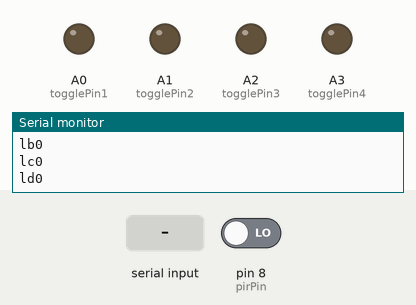
The sketch below on a simulated Arduino Uno, built with avr-gcc and run on an emulated ATmega328P. Shown: output pins drawn as LEDs (lit = HIGH), the last lines printed to the serial monitor. The test bench sets the inputs (shaded band); at power-on: pin 8 (pirPin) LOW.

Above: at 1.2 s.
1.3 s: "2" received over Serial
At 2.4 s:
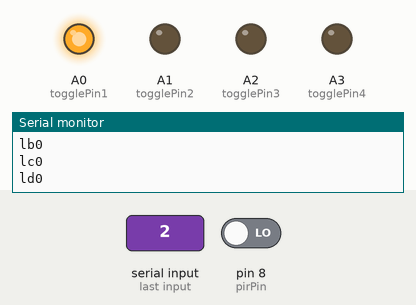
3.5 s: "4" received over Serial
At 4.5 s:
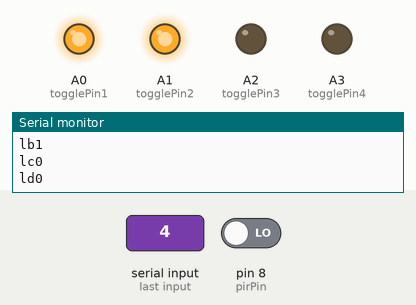
5.5 s: "6" received over Serial
At 6.6 s:
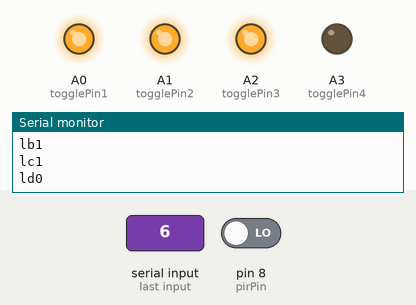
7.5 s: "8" received over Serial
At 9.2 s:
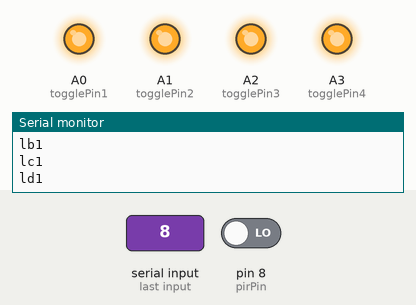
9.5 s: "1" received over Serial
At 11.2 s:
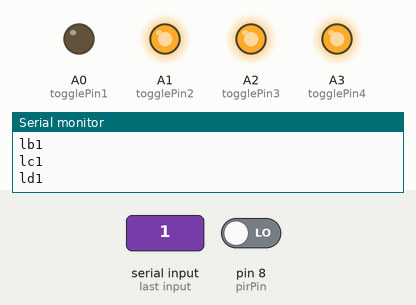
11.5 s: "3" received over Serial
At 13.3 s:
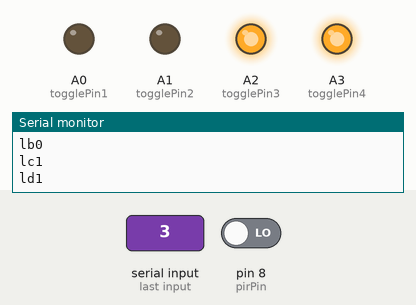
Timing chart, 0 to 14.5 s (numbered marks = the images above; inputs shaded):
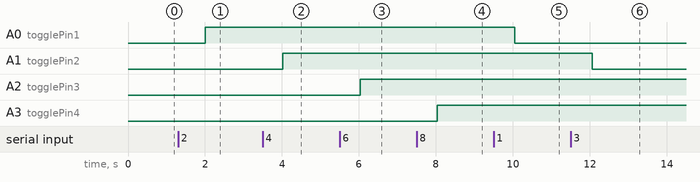

The sketch:

ledcontrol.ino
```cpp
//LED Control on/off
int togglePin1 = A0;
int togglePin2 = A1;
int togglePin3 = A2;
int togglePin4 = A3;
char dataIn;
int previousState1 = 0;
int previousState2 = 0;
int previousState3 = 0;
int previousState4 = 0;

//PIR Sensor
int pirPin = 8;
int minSecsBetweenEmails = 10; // 1 min
long lastSend = -minSecsBetweenEmails * 1000l;

void setup() {
  // initiate serial communication:
  Serial.begin(9600);
  pinMode(togglePin1, OUTPUT);
  pinMode(togglePin2, OUTPUT);
  pinMode(togglePin3, OUTPUT);
  pinMode(togglePin4, OUTPUT);
  pinMode(pirPin, INPUT);
}

void loop() {
//------------PIR SENSOR SETTING--------------------------------------------
long now = millis();
  if (digitalRead(pirPin) == HIGH)
  {
    if (now > (lastSend + minSecsBetweenEmails * 1000l))
    {
      Serial.println("mail");
      lastSend = now;
    }
    else
    {
      Serial.println("tunda");
    }
    delay(5000);
  }
  //delay(5000);


//-------------LED TOGGLE SETTING--------------------------------------------------------------------------------------
  // MENERIMA data dari node dan menuliskan ke dalam string
  if (Serial.available() > 0){
    dataIn = Serial.read();
    Serial.flush();
    if (dataIn == '1'){
      digitalWrite(togglePin1, LOW);
      delay(10);
    }

    else if (dataIn == '2'){
      digitalWrite(togglePin1, HIGH);
      delay(10);
    }

    else if (dataIn == '4'){
      digitalWrite(togglePin2, HIGH);
      delay(10);
    }

    else if (dataIn == '3'){
      digitalWrite(togglePin2, LOW);
      //delay(10);
    }

    else if (dataIn == '6'){
      digitalWrite(togglePin3, HIGH);
     // delay(10);
    }

    else if (dataIn == '5'){
      digitalWrite(togglePin3, LOW);
      //delay(10);
    }

    else if (dataIn == '8'){
      digitalWrite(togglePin4, HIGH);
      //delay(10);
    }

    else{
      digitalWrite(togglePin4, LOW);
      //delay(10);
    }

  }


  //------notifikasi lampu 1---------
  int currentState1 = digitalRead(togglePin1);
    if(currentState1 != previousState1){
      Serial.println("perubahanStatuslampu1"); }
    previousState1 = currentState1;
    char statusLampu1[30];
    sprintf(statusLampu1, "la%d", previousState1);
    //Serial.println(statusLampu1);
    //delay(1000);

  //------notifikasi lampu 2---------
  int currentState2 = digitalRead(togglePin2);
    if(currentState2 != previousState2){
      Serial.println("perubahanStatuslampu2"); }
    previousState2 = currentState2;
    char statusLampu2[30];
    sprintf(statusLampu2, "lb%d", previousState2);
    //Serial.println(statusLampu2);
    //delay(1000);

  //-------notifikasi lampu 3--------
  int currentState3 = digitalRead(togglePin3);
    if(currentState3 != previousState3){
      Serial.println("perubahanStatuslampu3"); }
    previousState3 = currentState3;
    char statusLampu3[30];
    sprintf(statusLampu3, "lc%d", previousState3);
    //Serial.println(statusLampu3);
    //delay(1000);

  //-------notifikasi lampu 4---------

  int currentState4 = digitalRead(togglePin4);
    if(currentState4 != previousState4){
      Serial.println("perubahanStatuslampu4"); }
    previousState4 = currentState4;
    char statusLampu4[30];
    sprintf(statusLampu4, "ld%d", previousState4);
    //Serial.println(statusLampu4);
    //delay(1000);

  Serial.println(statusLampu1);
  Serial.println(statusLampu2);
  Serial.println(statusLampu3);
  Serial.println(statusLampu4);
  delay(1000);
  Serial.println("");
  Serial.flush();
  //kirim perintah ke node.js untuk dieksekusi
  //char perintah[50];
  //sprintf(perintah, "SPL1%dL2%dL3%dL4%dE", previousState1, previousState2, previousState3, previousState4);
  //Serial.println(perintah);

}
```

Measured:
- after the input at 1.3 s, A0 (togglePin1): LOW → HIGH after 0.71 s
- after the input at 3.5 s, A1 (togglePin2): LOW → HIGH after 0.52 s
- after the input at 5.5 s, A2 (togglePin3): LOW → HIGH after 0.54 s
- after the input at 7.5 s, A3 (togglePin4): LOW → HIGH after 0.54 s
- after the input at 9.5 s, A0 (togglePin1): HIGH → LOW after 0.55 s
- after the input at 11.5 s, A1 (togglePin2): HIGH → LOW after 0.56 s
